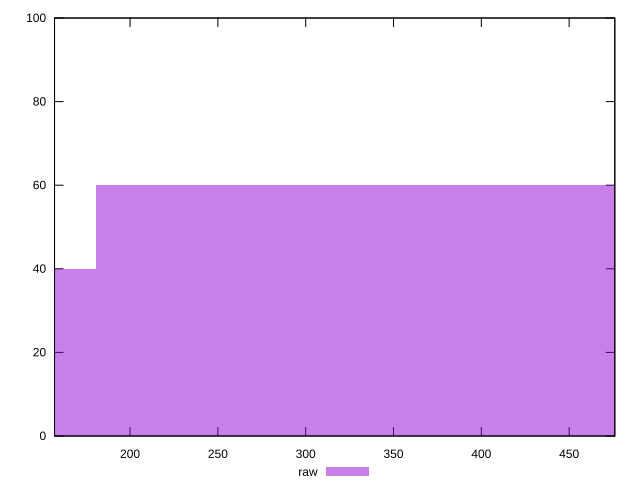

Here is the gnuplot script that generated this plot:
reset

$raw <<EOF
361.67590111614356 60
0 40
EOF

set key outside below
set boxwidth 361.67590111614356
set xrange [157:476]
set yrange [0:100]
set trange [0:100]
set style fill transparent solid 0.5 noborder
set terminal svg size 640, 490 enhanced background rgb 'white'
set output "report_00007_2020-12-11T15:55:29.892Z/render-blocking-resources/samples/pages+cached+noadtech/raw/histogram.svg"

plot $raw title "raw" with boxes

reset
